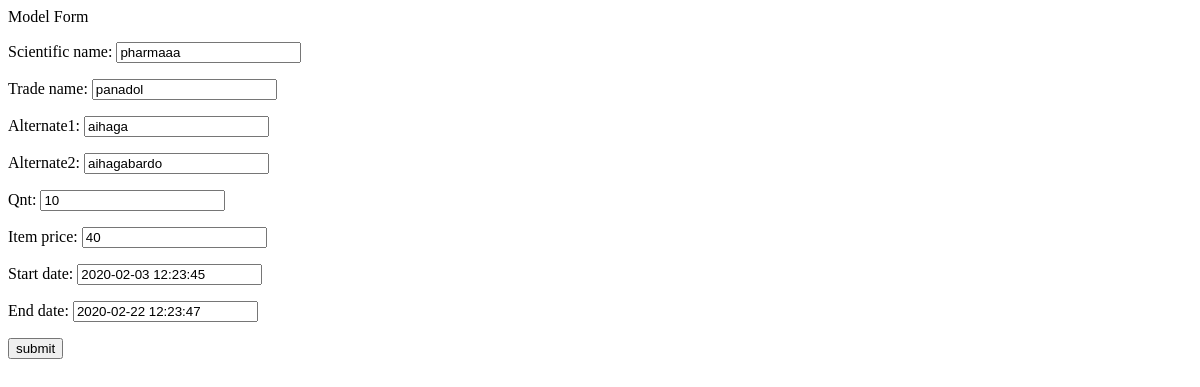
The app's page /Pharma/update/1, older data.
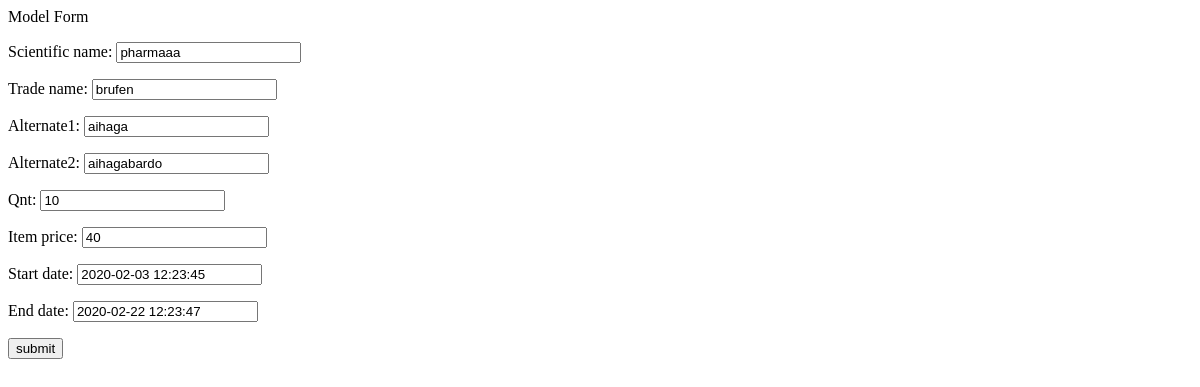
The same page, newer data.
### Pharma/models.py (models this page shows, shortened)
class Medicine(models.Model):
    scientific_name = models.CharField(max_length=264,null=True,)
    trade_name = models.CharField(max_length=264, null=True,)
    alternate1 = models.CharField(max_length=264, null=True,)
    alternate2 = models.CharField(max_length=264, null=True,)
    qnt = models.PositiveIntegerField(null=True,)
    item_price = models.PositiveIntegerField(null=True,)
    start_date = models.DateTimeField(null=True,)
    end_date = models.DateTimeField(null=True,)

### Pharma/views.py (the view)
# urls.py: path('update/<int:id>', views.update_medicine, name="update"),
def update_medicine(request, id = None):
    form = MedicineForm()
    instance = get_object_or_404(Medicine, id = id)
    form = MedicineForm(instance=instance)
    if request.method == 'POST':
        form = MedicineForm(request.POST, instance=instance)
        if form.is_valid():
            print("form is valid")
            instance.save()
            return redirect('Pharma:medicine')
    context = {
        'form' : form
    }
    return render(request, 'modelform.html', context)

### Pharma/forms.py
class MedicineForm(forms.ModelForm):
    class Meta():
        model = Medicine
        fields = '__all__'

### Pharma/templates/modelform.html (shortened to what this page needs)
<!DOCTYPE html>
<html lang="en" dir="ltr">
  <head>Model Form</title>
  </head>
  <body>
    <div class="container">
      <form method="post">
        {{ form.as_p }}
        <input type="submit" value="submit">
      </form>
    </div>
  </body>
</html>

Row changes from the older to the newer data that the page shows:
changed Medicine "pharmaaa": trade_name "panadol" → "brufen"
